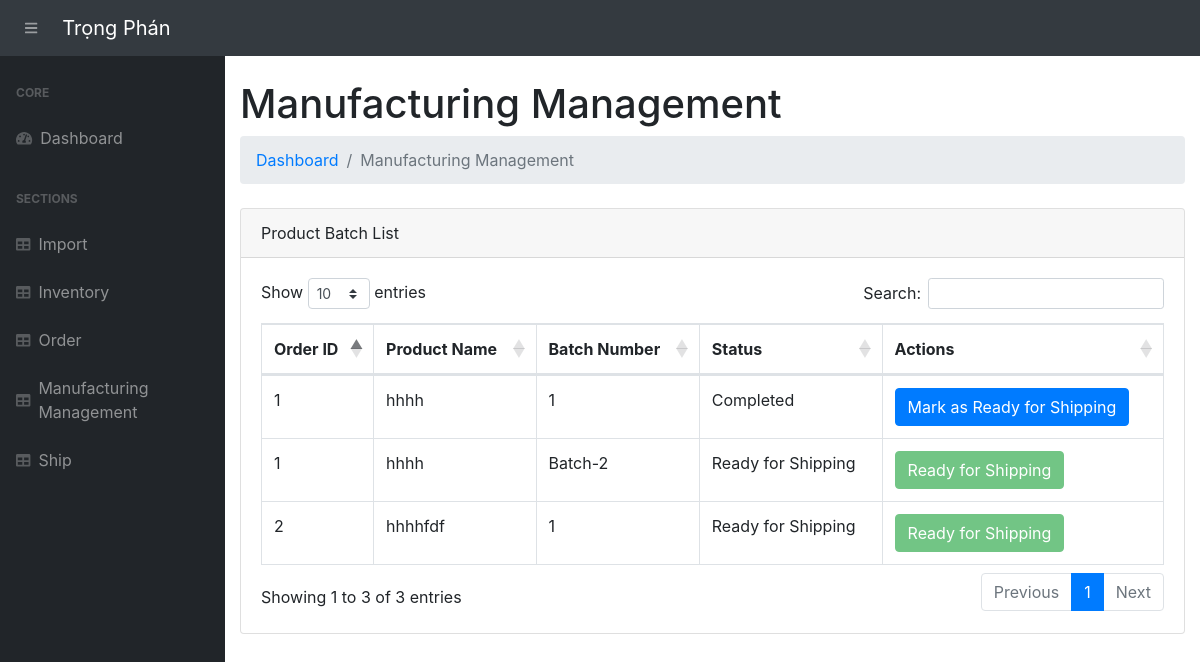
Before: /manufacturing-management/ with the older database file.
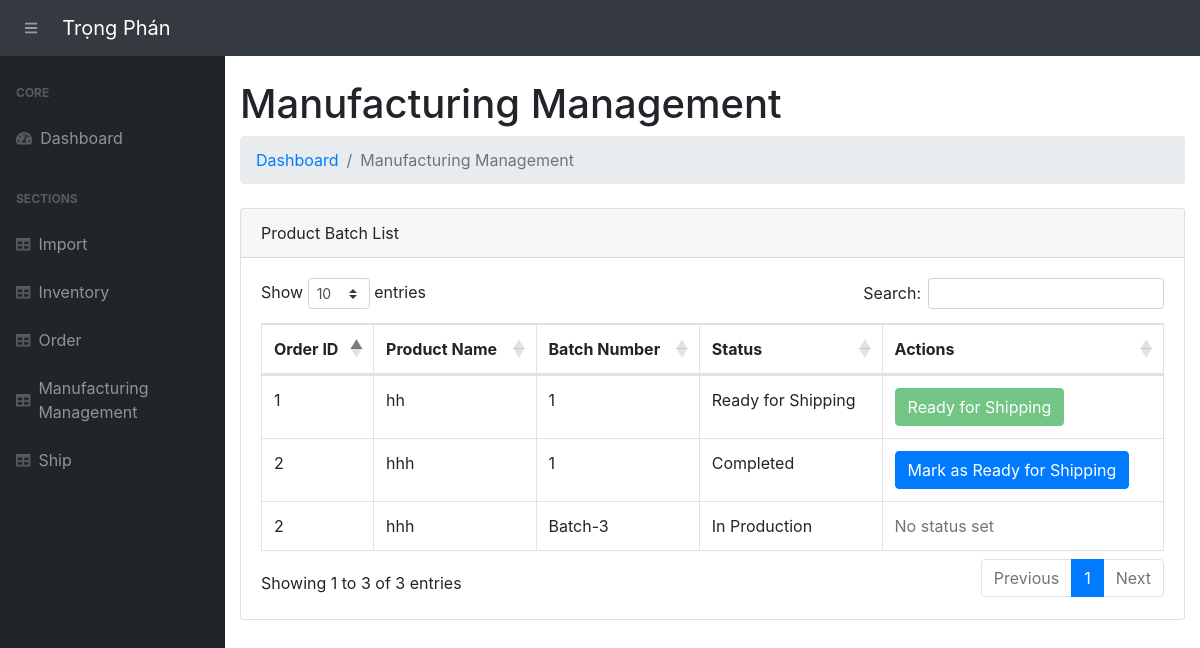
After: the same page with the newer database file.
### app.py (models this page shows, shortened)
class ProductBatch(db.Model):
    __tablename__ = 'product_batches'
    batch_id = db.Column(db.Integer, primary_key=True)
    batch_number = db.Column(db.String(50), nullable=False)
    category = db.Column(db.String(100))
    order_detail_id = db.Column(db.Integer, db.ForeignKey('order_details.order_detail_id'))
    order_detail = db.relationship('OrderDetail', backref='product_batches')
    quantity_in_production = db.Column(db.Integer, default=0)
    quantity_completed = db.Column(db.Integer, default=0)
    quantity_ready_for_shipping = db.Column(db.Integer, default=0)
    manufacturing_status = db.Column(db.String(50), default='In Production')
    product_condition = db.Column(db.String(50), nullable=True)
    defect_reason = db.Column(db.String(255), nullable=True)
    transaction_date = db.Column(db.DateTime, default=vietnam_now)
    quantity_to_update=db.Column(db.Integer, default=0)
    inventory = db.relationship('Inventory', secondary=product_batch_materials, backref='product_batches')

class OrderDetail(db.Model):
    __tablename__ = 'order_details'
    order_detail_id = db.Column(db.Integer, primary_key=True)
    order_id = db.Column(db.Integer, db.ForeignKey('orders.order_id'))
    product_name = db.Column(db.String(100))
    product_price = db.Column(db.Float)
    quantity = db.Column(db.Integer)
    import_id = db.Column(db.Integer, db.ForeignKey('imports.import_id'))  # Import relation
    import_record = db.relationship('Import', backref='order_details', lazy=True)

### app.py (the view, shortened to what this page needs)
@app.route('/manufacturing-management/', methods=["GET", "POST"])
def manufacturing_management():
    product_batches = ProductBatch.query.all()
    inventories = Inventory.query.all()
    return render_template('manufacturing_management.html', product_batches=product_batches, inventories=inventories)

### templates/manufacturing_management.html (shortened to what this page needs)
{% extends 'base.html' %}
{% block content %}
<main>
    <div class="container-fluid">
        <h1 class="mt-4">Manufacturing Management</h1>
        <ol class="breadcrumb mb-4">
            <li class="breadcrumb-item"><a href="/">Dashboard</a></li>
            <li class="breadcrumb-item active">Manufacturing Management</li>
        </ol>
        <div class="card mb-4">
            <div class="card-header">Product Batch List</div>
            <div class="card-body">
                <table class="table table-bordered" id="dataTable" width="100%" cellspacing="0">
                    <thead>
                        <tr>
                            <th>Order ID</th>
                            <th>Product Name</th>
                            <th>Batch Number</th>
                            <th>Status</th>
                            <th>Actions</th>
                        </tr>
                    </thead>
                    <tbody>
                        {% for batch in product_batches %}
                            <tr>
                                <td>{{ batch.order_detail.order_id }}</td>
                                <td>{{ batch.order_detail.product_name }}</td>
                                <td>{{ batch.batch_number }}</td>
                                <td>{{ batch.manufacturing_status }}</td>
                                <td>
                                    {% if batch.manufacturing_status == "Completed" %}
                                        <form action="{{ url_for('manufacturing_management') }}" method="POST" style="display:inline;">
                                            <button type="submit" class="btn btn-primary">Mark as Ready for Shipping</button>
                                        </form>
                                    {% elif batch.manufacturing_status == "Ready for Shipping" %}
                                        <button class="btn btn-success" disabled>Ready for Shipping</button>
                                    {% elif batch.manufacturing_status == "Shipped" %}
                                        <button class="btn btn-secondary" disabled>Shipped</button>
                                    {% else %}
                                        <span class="text-muted">No status set</span>
                                    {% endif %}
                                </td>
                            </tr>
                        {% endfor %}
                    </tbody>
                </table>
            </div>
        </div>
    </div>
</main>
{% endblock %}

### templates/base.html (shortened to what this page needs)
<!DOCTYPE html>
<html lang="en">
<head>
    <link rel="stylesheet" href="{{ url_for('static', filename='css/bootstrap/styles.css')}}">
    <link href="https://cdn.datatables.net/1.10.20/css/dataTables.bootstrap4.min.css" rel="stylesheet" />
    <link href="https://cdnjs.cloudflare.com/ajax/libs/bootstrap/4.5.2/css/bootstrap.min.css" rel="stylesheet">
    <link href="https://cdnjs.cloudflare.com/ajax/libs/bootstrap-select/1.13.1/css/bootstrap-select.min.css" rel="stylesheet">
</head>
<body class="sb-nav-fixed">
    <nav class="sb-topnav navbar navbar-expand navbar-dark bg-dark">
        <button class="btn btn-link btn-sm order-1 order-lg-0" id="sidebarToggle" href="#"><i class="fas fa-bars"></i></button>
        <a class="navbar-brand" href="/">Trọng Phán</a>
    </nav>
    <div id="layoutSidenav">
        <div id="layoutSidenav_nav">
            <nav class="sb-sidenav accordion sb-sidenav-dark" id="sidenavAccordion">
                <div class="sb-sidenav-menu">
                    <div class="nav">
                        <div class="sb-sidenav-menu-heading">Core</div>
                        <a class="nav-link" href="/">
                            <div class="sb-nav-link-icon"><i class="fas fa-tachometer-alt"></i></div>
                            Dashboard
                        </a>
                        <div class="sb-sidenav-menu-heading">Sections</div>
                        <a class="nav-link" href="/import/">
                            <div class="sb-nav-link-icon"><i class="fas fa-table"></i></div>
                            Import
                        </a>
                        <a class="nav-link" href="/inventory/">
                            <div class="sb-nav-link-icon"><i class="fas fa-table"></i></div>
                            Inventory
                        </a>
                        <a class="nav-link" href="/order/">
                            <div class="sb-nav-link-icon"><i class="fas fa-table"></i></div>
                            Order
                        </a>
                        <a class="nav-link" href="/view-product-batches/">
                            <div class="sb-nav-link-icon"><i class="fas fa-table"></i></div>
                            Manufacturing Management
                        </a>
                        <a class="nav-link" href="/shipping-queue/">
                            <div class="sb-nav-link-icon"><i class="fas fa-table"></i></div>
                            Ship
                        </a>
                    </div>
                </div>
            </nav>
        </div>
        <div id="layoutSidenav_content">
            {% block content %}{% endblock %}
        </div>
    </div>
</body>
</html>

Changed rows visible on the page:
removed ProductBatch: order_detail.order_id "1", order_detail.product_name "hhhh", batch_number "1", manufacturing_status "Completed"
added ProductBatch: order_detail.order_id "1", order_detail.product_name "hh", batch_number "1", manufacturing_status "Ready for Shipping"
changed ProductBatch: order_detail.order_id "1" → "2"; order_detail.product_name "hhhh" → "hhh"; batch_number "Batch-2" → "1"; manufacturing_status "Ready for Shipping" → "Completed"; manufacturing_status "Ready for Shipping" → "Mark as Ready for Shipping"
changed ProductBatch: order_detail.product_name "hhhhfdf" → "hhh"; batch_number "1" → "Batch-3"; manufacturing_status "Ready for Shipping" → "In Production"; manufacturing_status "Ready for Shipping" → "No status set"
